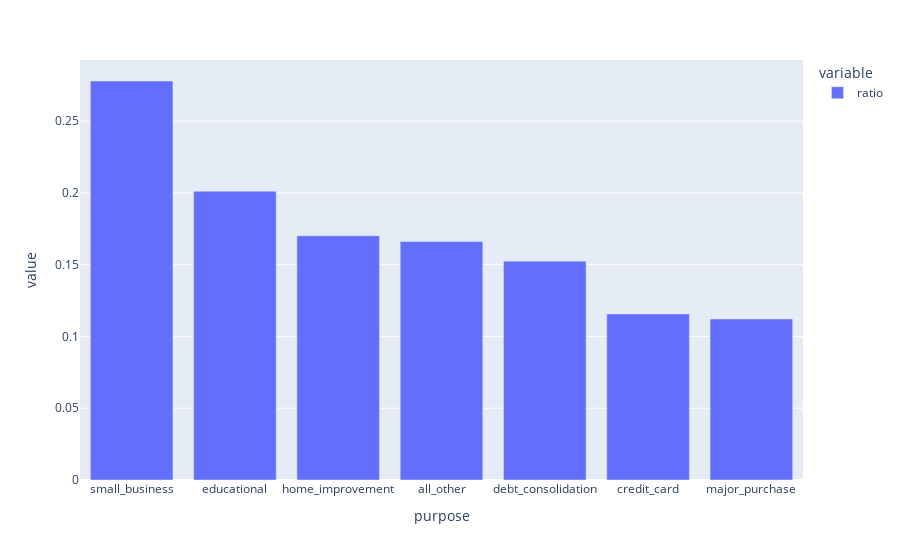

Notebook cell for this chart:
### Code cell
px.bar(bypurposes['ratio'])

### Figure 1 — Plotly figure (JSON) as saved in the notebook; plotly's stock layout.template omitted (floating-point values rounded to 4 significant figures)
{"data": [{"alignmentgroup": "True", "hovertemplate": "variable=ratio<br>purpose=%{x}<br>value=%{y}<extra></extra>", "legendgroup": "ratio", "marker": {"color": "#636efa", "pattern": {"shape": ""}}, "name": "ratio", "offsetgroup": "ratio", "orientation": "v", "showlegend": true, "textposition": "auto", "type": "bar", "x": ["small_business", "educational", "home_improvement", "all_other", "debt_consolidation", "credit_card", "major_purchase"], "xaxis": "x", "y": [0.2779, 0.2012, 0.1701, 0.166, 0.1524, 0.1157, 0.1121], "yaxis": "y"}], "layout": {"barmode": "relative", "legend": {"title": {"text": "variable"}, "tracegroupgap": 0}, "margin": {"t": 60}, "xaxis": {"anchor": "y", "domain": [0, 1], "title": {"text": "purpose"}}, "yaxis": {"anchor": "x", "domain": [0, 1], "title": {"text": "value"}}}}
